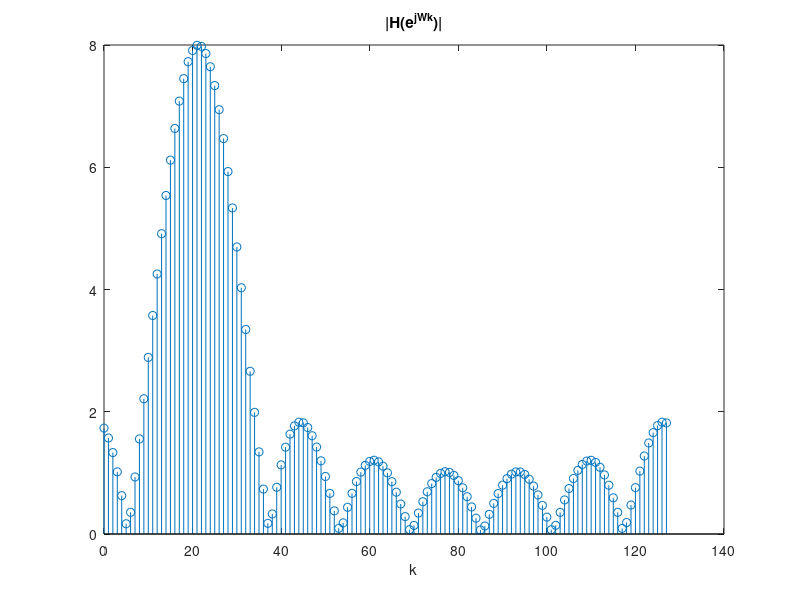
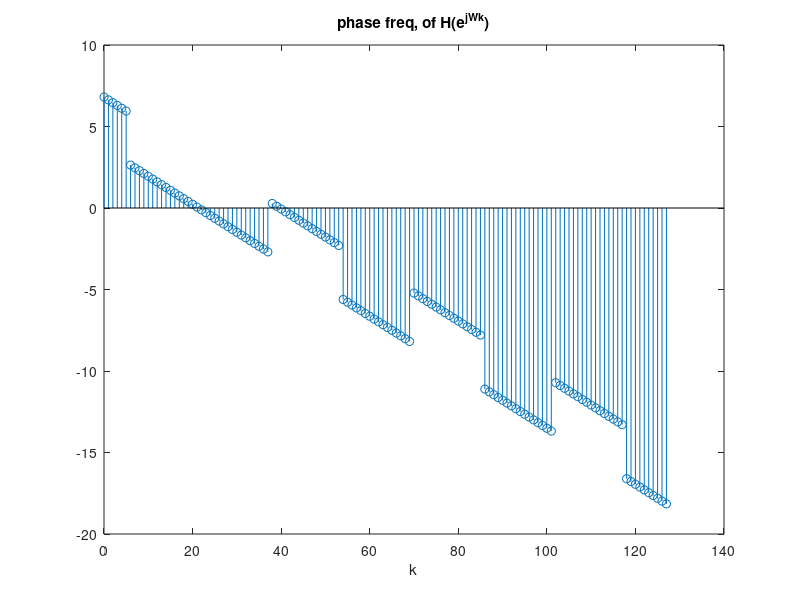

The MATLAB source for these figures, in order:
Wk=zeros(1,128);%存放題目的Wk
N=128;
magnitude=zeros(1,128);%存放(sin4w)/sin(w/2)/8的大小頻譜
H1=zeros(1,128);%sin(4*(Wk(k+1)-(pi/3)))/sin((Wk(k+1)-(pi/3))/2)的頻譜
H2=zeros(1,128);%e^-7/2*(Wk(k+1)-(pi/3))的相位頻譜
p=zeros(1,128);%sin(4*(Wk(k+1)-(pi/3)))/sin((Wk(k+1)-(pi/3))/2)的相位頻譜
output=0;
for k=0:1:N-1
   Wk(k+1)=2*pi*k/N;%題目Wk公式
   magnitude(k+1)=sin(4*(Wk(k+1)-(pi/3)))/sin((Wk(k+1)-(pi/3))/2);%將H(e^j^w)寫成sin,大小頻譜為|sin(4*(Wk(k+1)-(pi/3)))/sin((Wk(k+1)-(pi/3))/2)|
   H1(k+1)=sin(4*(Wk(k+1)-(pi/3)))/sin((Wk(k+1)-(pi/3))/2);%將H(e^j^w)寫成sin,頻譜為sin(4*(Wk(k+1)-(pi/3)))/sin((Wk(k+1)-(pi/3))/2)
   H2(k+1)=-7/2*(Wk(k+1)-(pi/3));%exponential的相位
   if (magnitude(k+1)<0)%負數轉為正數
        magnitude(k+1)=-magnitude(k+1);
   elseif (sin(4*(Wk(k+1)-(pi/3)))==0)&&(sin((Wk(k+1)-(pi/3))/2)==0)%sin(4*(Wk(k+1)-(pi/3)))/sin((Wk(k+1)-(pi/3))/2)分子分母皆為0時,羅畢達法則推導後為4.619
        magnitude(k+1)=4.619;
        H1(k+1)=4.619;
   end
   p(k+1)=H1(k+1)/magnitude(k+1);%利用頻譜除以大小頻譜得到sin(4*(Wk(k+1)-(pi/3)))/sin((Wk(k+1)-(pi/3))/2)的相位頻譜
   if (p(k+1)==1)%e^j0=1,角度為0
        p(k+1)=0;
   elseif (p(k+1)==-1)%e^jpi=-1,角度為pi
        p(k+1)=pi;
        p(k+1)=pi;
   end
end
t=0:1:N-1;
figure(1);
stem(t,magnitude);
title('|H(e^j^W^k)|');
xlabel('k');
figure(2);
stem(t,p+H2);%將兩組相位頻譜相加並作圖
xlabel('k');
title('phase freq, of H(e^j^W^k)');
Xejw=magnitude.*(exp(1i*(p+H2)));
for n=1:1:128
    output=output+Xejw(n);
end